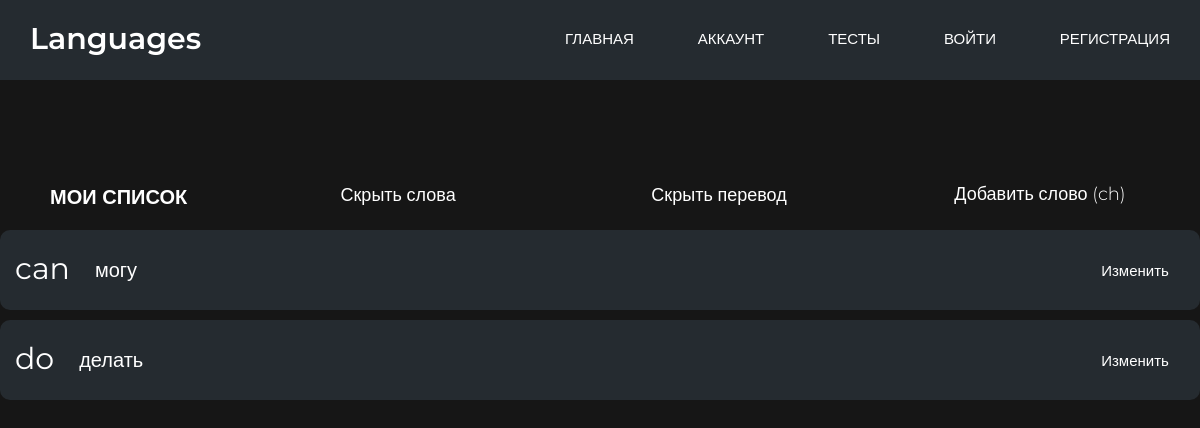
The app's page /enCards, older data.
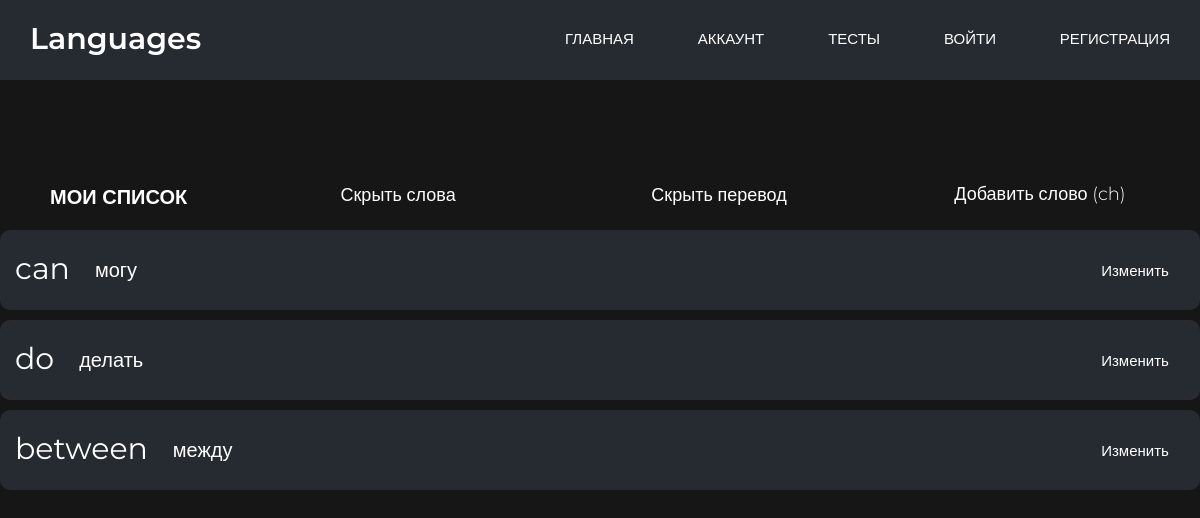
The same page, newer data.
### main/models.py (models this page shows, shortened)
class enCard(models.Model):
    word = models.CharField('Слово', max_length=20)
    description = models.TextField('Перевод', max_length=70)

### main/views.py (the view)
# urls.py: path('enCards', views.enCards),
def enCards(reguest):
    enCards = enCard.objects.all()
    return render(reguest, 'main/enCards.html', {'enCards': enCards})

### main/templates/main/enCards.html (shortened to what this page needs)
{% extends 'main/base.html' %}
{% block link %}
{% load static %}
<link rel="stylesheet" href="{% static 'main/css/cards.css' %}">
{% endblock %}
{% block content %}
<div class="wrapper">
    <div class="title">
        <h4 class="myWords">МОИ СПИСОК</h4>
        <div class="wordBtn">
            <button class="wordBtnFirst" id="wordBtnFirst">
                <h4 class="hideWord">Скрыть слова</h4>
            </button>
        </div>
        <div class="descriptionBtn">
            <button class="descriptionBtnSecond" id="descriptionBtnSecond">
                <h4 class="hideDescription">Скрыть перевод</h4>
            </button>
        </div>
        <div class="createNewCard">
            <a class="createNewCardLink" href="/createEnCard"><h4 class="textCreate">Добавить слово (ch)</h4></a>
        </div>
    </div>
    {% if enCards %}
    {% for el in enCards %}
    <div class="card">
        <div class="cardWrapper">
            <div class="cardWrapperAll">
                <p class="word" id="word">
                    {{ el.word }}
                </p>
                <p class="description" id="description">
                    {{ el.description }}
                </p>
            </div>
            <div class="deleteWord">
                <button class="deleteWordBtn">Изменить</button>
            </div>
        </div>
    </div>
    {% endfor %}
    {% else %}
    <div class="noCards">
        <p class="noCardsText">Тут пусто</p>
    </div>
    {% endif %}
</div>
{% endblock %}

Row changes from the older to the newer data that the page shows:
added enCard: word "between", description "между"
